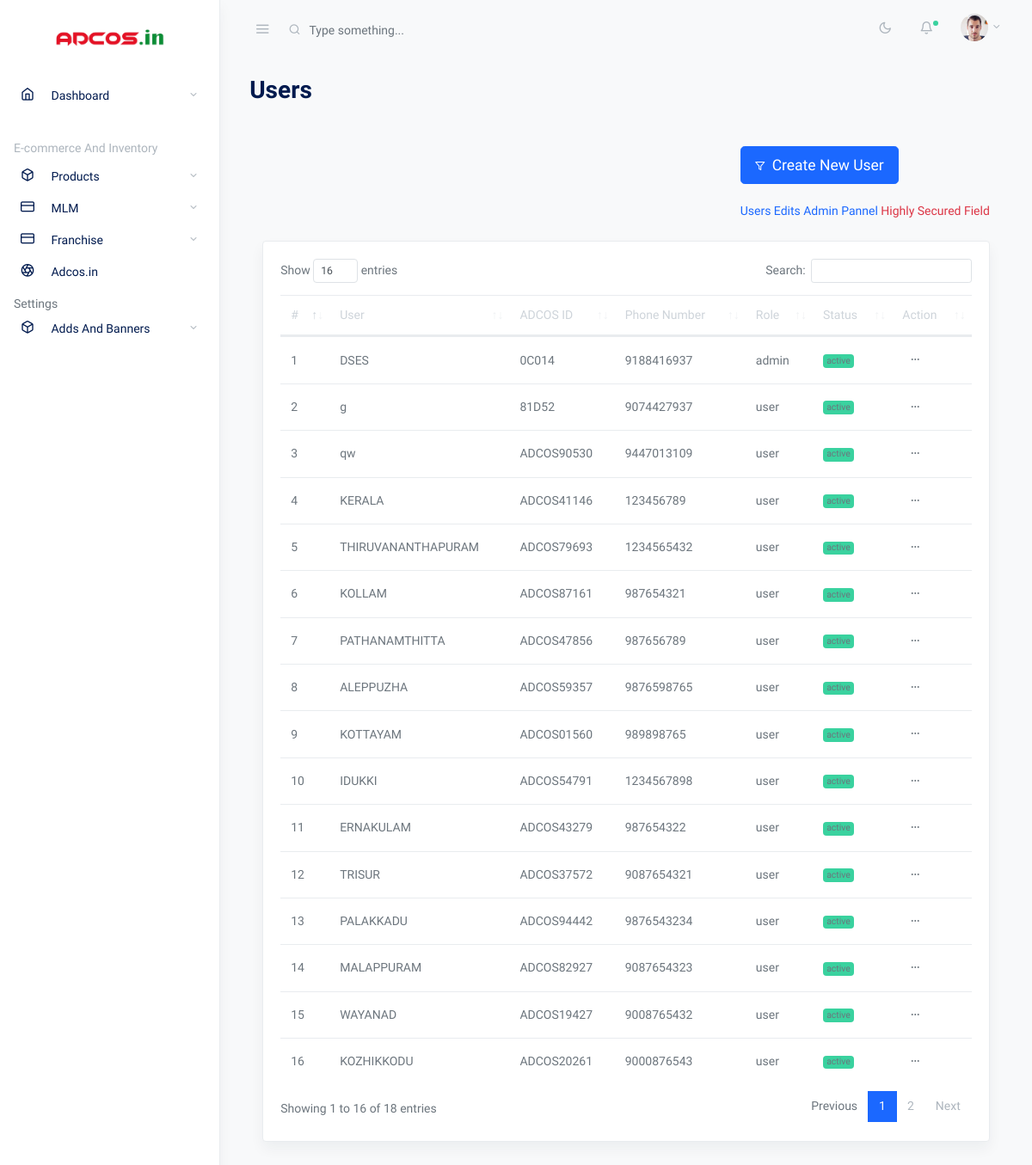
The page /geneology/UsersAdminPannel (signed in) on the database its author committed.
### Home/models.py (models this page shows, shortened)
class CustomUser(AbstractBaseUser, PermissionsMixin):
    id_number = models.CharField(max_length=10, unique=True)
    email = models.EmailField(unique=True, verbose_name='email address')
    first_name = models.CharField(max_length=30, blank=True, verbose_name='first name')
    last_name = models.CharField(max_length=30, blank=True, verbose_name='last name')
    phone_number = models.CharField(
        max_length=15,
        blank=True,
        null=True,
        validators=[RegexValidator(regex=r'^\+?1?\d{9,15}$', message="Phone number must be entered in the format: '+999999999'. Up to 15 digits allowed.")],
        verbose_name='phone number'
    )
    date_of_birth = models.DateField(auto_now_add=False, null=True, blank=True)
    age = models.BigIntegerField()
    pincode = models.BigIntegerField(default=1)
    village = models.CharField(max_length=20)
    district = models.CharField(max_length=20)
    state = models.CharField(max_length=20)
    cast = models.CharField(max_length=20,default="Nil")
    religion = models.CharField(max_length=20,default="Nil")
    address = models.TextField(blank=True, null=True, verbose_name='address')
    is_active = models.BooleanField(default=True, verbose_name='active')
    is_staff = models.BooleanField(default=False, verbose_name='staff status')
    role = models.CharField(max_length=20,
                            choices=(
                                ("admin","admin"),
                                ("user","user"),
                                ("semi-admin","semi-admin"),
                                ("finance","finance"),
                                ("marketing","markenting"),
                                ("central_franchise","central_franchise"),
                                ("district_franchise","district_franchise"),
                                ("zonel_franchise","zonel_franchise"),
                                ("mobile_franchise","mobile_franchise"),
                            ),
                            default='user'
                            )
    date_joined = models.DateTimeField(auto_now_add=True, verbose_name='date joined')
    parent = models.ForeignKey("self", on_delete=models.SET_NULL, null=True, blank=True, verbose_name='parent')
    pancard = models.CharField(max_length=20, unique=True, verbose_name='PAN card')
    objects = CustomUserManager()
    USERNAME_FIELD = 'id_number'
    REQUIRED_FIELDS = ["first_name", "pancard","age","village","district","state", "phone_number"]
    bv_active_status = models.BooleanField(default=False)
    designation = models.CharField(
        max_length=20,
        choices=(
            ("Executive","Executive"),
            ("Chief Executive","Chief Executive"),
            ("Manager","Manager"),
            ("General Manager","General Manager"),
            ("Director","Director"),
        ),
        default="Executive"
    )
    class Meta:
        verbose_name = 'user'
        verbose_name_plural = 'users'

### Geneology/views.py (the view)
# urls.py: path("UsersAdminPannel",views.UsersAdminPannel,name="UsersAdminPannel"),
@login_required(login_url='SignIn')
def UsersAdminPannel(request):
    users = CustomUser.objects.all()
    context = {
        "users":users
    }
    return render(request,"dashboard/users.html",context)

### templates/dashboard/users.html (shortened to what this page needs)
{% extends 'dashboard/index.html' %}{% load static %}{% block admin %}
<link rel="stylesheet" href="{%static 'dashboard/css/dataTables.bootstrap4.css' %}">
<main role="main" class="main-content">
    <div class="container-fluid">
      <div class="row justify-content-center">
        <div class="col-12">
          <h2 class="mb-2 page-title">Users</h2>
          <div class="row my-4">
                <div class="col-12">
                  <div class="row align-items-center my-4">
                    <div class="col-auto">
                        <div class="col-auto">
                            <button type="button" class="btn btn-primary btn-lg" data-toggle="modal" data-target="#defaultModal"><span class="fe fe-filter fe-12 mr-2"></span>Create New User</button><br><br>
                            <a href="/admin">Users Edits Admin Pannel <span class="text-danger">Highly Secured Field</span> </a>
                          </div>
                    </div>
                  </div>
            <div class="col-md-12">
              <div class="card shadow">
                <div class="card-body">
                  <table class="table table-striped datatables" id="dataTable-1">
                    <thead>
                        <tr>
                            <th>#</th>
                            <th>User</th>
                            <th>ADCOS ID</th>
                            <th>Phone Number</th>
                            <th>Role</th>
                            <th>Status</th>
                            <th>Action</th>
                        </tr>
                      </thead>
                      <tbody>
                          {% for item in users%}
                          <tr>
                            <td>{{forloop.counter}}</td>
                            <td>{{item.first_name}}</td>
                            <td>{{item.id_number}}</td>
                            <td>{{item.phone_number}}</td>
                            <td>{{item.role}}</td>
                            <td>
                                {% if item.is_active == True %}
                                <span class="badge bg-success">active</span>
                                {% else %}
                                <span class="badge bg-warning">In active user </span>
                                {% endif%}
                            </td>
                            <td><button class="btn btn-sm dropdown-toggle more-horizontal"
                                    type="button" data-toggle="dropdown" aria-haspopup="true"
                                    aria-expanded="false">
                                </button>
                            </td>
                        </tr>
                        {% endfor %}
                      </tbody>
                  </table>
                </div>
              </div>
            </div>
          </div>
        </div>
      </div>
    </div>
</main>
{% endblock %}

### static/dashboard/css/feather.css (style rules this page uses)
.fe { font-family: "feather" !important; speak: none; font-style: normal; font-weight: normal; font-variant: normal; text-transform: none; line-height: 1; -webkit-font-smoothing: antialiased; -moz-osx-font-smoothing: grayscale; }
.fe-12 { font-size: 12px; }
.fe-filter:before { content: ""; }

### rows shown on the page
CustomUser: first_name "DSES", id_number "0C014", phone_number "9188416937", role "admin", is_active "active"
CustomUser: first_name "g", id_number "81D52", phone_number "9074427937", role "user", is_active "active"
CustomUser: first_name "qw", id_number "ADCOS90530", phone_number "9447013109", role "user", is_active "active"
CustomUser: first_name "KERALA", id_number "ADCOS41146", phone_number "123456789", role "user", is_active "active"
CustomUser: first_name "THIRUVANANTHAPURAM", id_number "ADCOS79693", phone_number "1234565432", role "user", is_active "active"
CustomUser: first_name "KOLLAM", id_number "ADCOS87161", phone_number "987654321", role "user", is_active "active"
CustomUser: first_name "PATHANAMTHITTA", id_number "ADCOS47856", phone_number "987656789", role "user", is_active "active"
CustomUser: first_name "ALEPPUZHA", id_number "ADCOS59357", phone_number "9876598765", role "user", is_active "active"
CustomUser: first_name "KOTTAYAM", id_number "ADCOS01560", phone_number "989898765", role "user", is_active "active"
CustomUser: first_name "IDUKKI", id_number "ADCOS54791", phone_number "1234567898", role "user", is_active "active"
CustomUser: first_name "ERNAKULAM", id_number "ADCOS43279", phone_number "987654322", role "user", is_active "active"
CustomUser: first_name "TRISUR", id_number "ADCOS37572", phone_number "9087654321", role "user", is_active "active"
CustomUser: first_name "PALAKKADU", id_number "ADCOS94442", phone_number "9876543234", role "user", is_active "active"
CustomUser: first_name "MALAPPURAM", id_number "ADCOS82927", phone_number "9087654323", role "user", is_active "active"
CustomUser: first_name "WAYANAD", id_number "ADCOS19427", phone_number "9008765432", role "user", is_active "active"
CustomUser: first_name "KOZHIKKODU", id_number "ADCOS20261", phone_number "9000876543", role "user", is_active "active"
